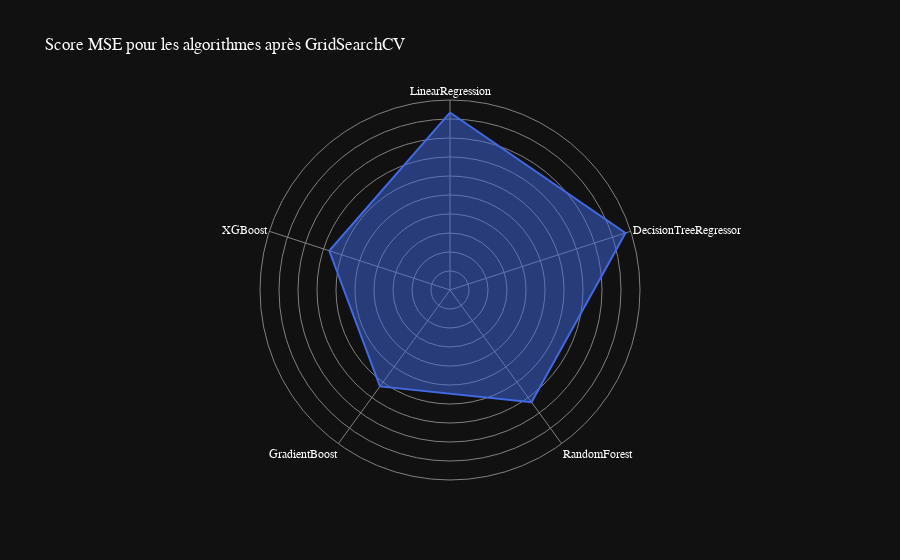

The notebook cell this image was saved under:
### Code cell
data = [
    {'r': mse_linear_regression_best_model, 'theta': 'LinearRegression'},
    {'r': mse_dtr_best_model, 'theta': 'DecisionTreeRegressor'},
    {'r': mse_rfr_best_model, 'theta': 'RandomForest'},
    {'r': mse_gbr_best_model, 'theta': 'GradientBoost'},
    {'r': mse_xgb_best_model, 'theta': 'XGBoost'}
]
fig = px.line_polar(data, r='r', theta='theta',title="Score MSE pour les algorithmes après GridSearchCV", line_close=True, template='plotly_dark', color_discrete_sequence=['royalblue'])
fig.update_traces(fill='toself')
# change la police
fig.update_layout(
    font=dict(
        family="Optima",
        size=12,
        color="white"
    )
)
# Masquer la ligne représentant les valeurs de 0 à 5 sur l'axe radial
fig.update_layout(
    polar=dict(
        radialaxis=dict(
            showline=False, # masquer la ligne sur l'axe radial
            range=[0,10000], # plage maximale de l'axe radial
            showticklabels=False
        )
    )
)
# changer les couleurs de fond et de la grille
fig.update_layout(
    polar=dict(
        radialaxis=dict(gridcolor='gray', linecolor='gray'),
        angularaxis=dict(gridcolor='gray', linecolor='gray')
    )
)
fig.show()

### Figure 1 — Plotly figure (JSON) as saved in the notebook; plotly's stock layout.template omitted (floating-point values rounded to 4 significant figures)
{"data": [{"fill": "toself", "hovertemplate": "r=%{r}<br>theta=%{theta}<extra></extra>", "legendgroup": "", "line": {"color": "royalblue", "dash": "solid"}, "marker": {"symbol": "circle"}, "mode": "lines", "name": "", "r": [9340.0, 9710.0, 7302.0, 6272.0, 6681.0, 9340.0], "showlegend": false, "subplot": "polar", "theta": ["LinearRegression", "DecisionTreeRegressor", "RandomForest", "GradientBoost", "XGBoost", "LinearRegression"], "type": "scatterpolar"}], "layout": {"font": {"color": "white", "family": "Optima", "size": 12}, "legend": {"tracegroupgap": 0}, "polar": {"angularaxis": {"direction": "clockwise", "gridcolor": "gray", "linecolor": "gray", "rotation": 90}, "domain": {"x": [0, 1], "y": [0, 1]}, "radialaxis": {"gridcolor": "gray", "linecolor": "gray", "range": [0, 10000], "showline": false, "showticklabels": false}}, "title": {"text": "Score MSE pour les algorithmes après GridSearchCV"}}}
